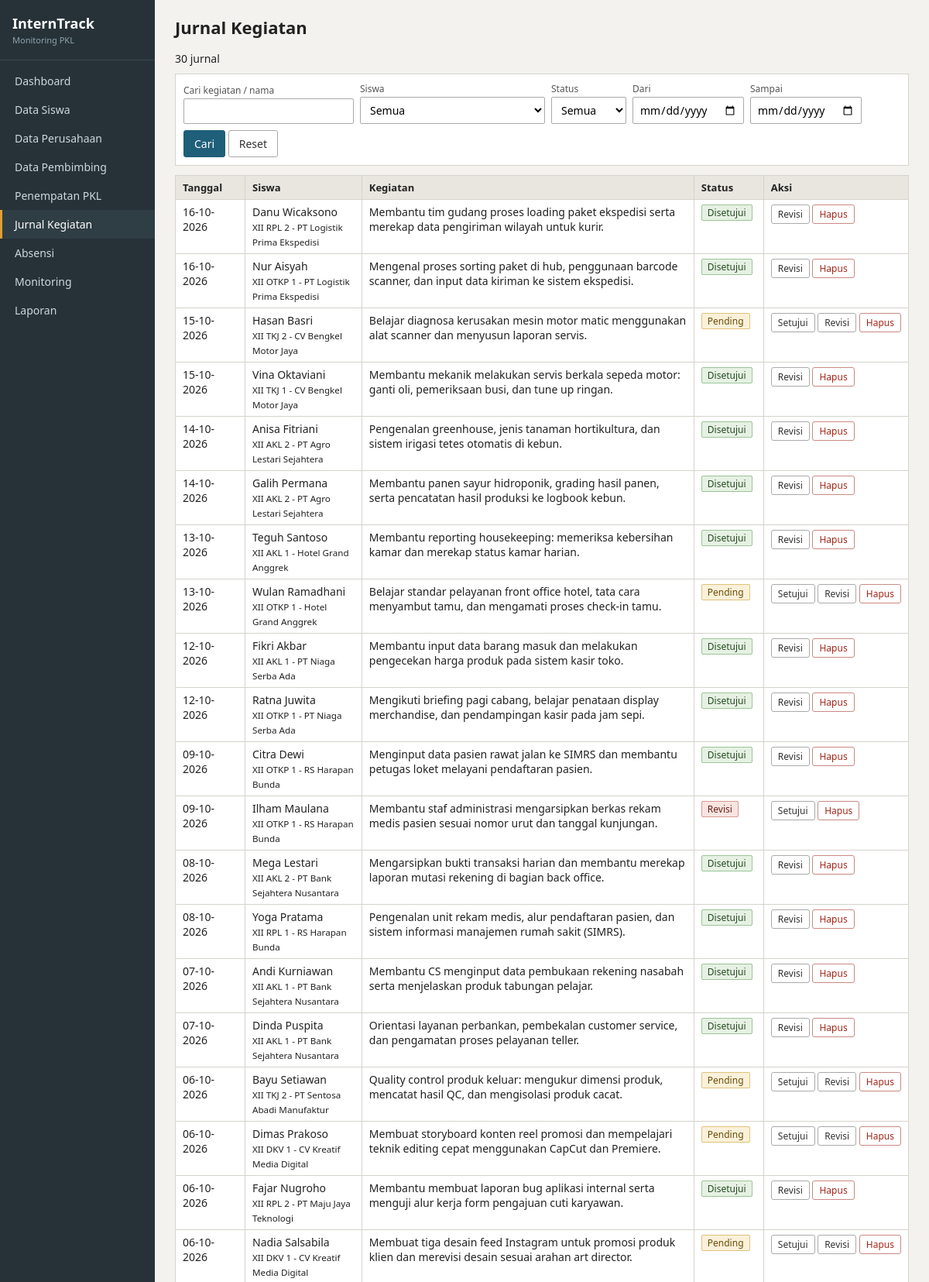
/admin/jurnal.php (signed in, upper part), run on the app's committed database.
### tables this page shows
CREATE TABLE jurnal (
    id_jurnal INT AUTO_INCREMENT,
    id_siswa INT NOT NULL,
    tanggal DATE NOT NULL,
    kegiatan TEXT NOT NULL,
    status_validasi VARCHAR(20) DEFAULT 'Pending',
    PRIMARY KEY (id_jurnal),
    FOREIGN KEY (id_siswa) REFERENCES siswa(id_siswa) ON DELETE CASCADE ON UPDATE CASCADE
);

CREATE TABLE siswa (
    id_siswa INT AUTO_INCREMENT,
    nisn VARCHAR(10) NOT NULL UNIQUE,
    nama_siswa VARCHAR(100) NOT NULL,
    kelas VARCHAR(20),
    id_user INT UNIQUE,
    id_perusahaan INT,
    id_pembimbing INT,
    PRIMARY KEY (id_siswa),
    FOREIGN KEY (id_user) REFERENCES users(id_user) ON DELETE SET NULL ON UPDATE CASCADE,
    FOREIGN KEY (id_perusahaan) REFERENCES perusahaan(id_perusahaan) ON DELETE SET NULL ON UPDATE CASCADE,
    FOREIGN KEY (id_pembimbing) REFERENCES pembimbing(id_pembimbing) ON DELETE SET NULL ON UPDATE CASCADE
);

CREATE TABLE perusahaan (
    id_perusahaan INT AUTO_INCREMENT,
    nama_perusahaan VARCHAR(100) NOT NULL,
    alamat TEXT,
    id_user INT UNIQUE,
    PRIMARY KEY (id_perusahaan),
    FOREIGN KEY (id_user) REFERENCES users(id_user) ON DELETE SET NULL ON UPDATE CASCADE
);

### admin/jurnal.php (the view, shortened to what this page needs)
<?php
require __DIR__ . '/../config/config.php';
$u = me();
$role = $u['role'];
$isSiswa = $role === 'siswa';
$canValidate = in_array($role, ['admin', 'pembimbing', 'perusahaan']);
    ?>
    <?php
$qs = get('q'); $fsw = get('id_siswa'); $fst = get('status'); $dari = get('dari'); $sampai = get('sampai');
$p = []; $sc = scope($p);
$where = [$sc]; $par = $p;
$rows = all("SELECT j.*, s.nama_siswa, s.kelas, pr.nama_perusahaan
             FROM jurnal j JOIN siswa s ON s.id_siswa = j.id_siswa
             LEFT JOIN perusahaan pr ON pr.id_perusahaan = s.id_perusahaan
             WHERE " . implode(' AND ', $where) . " ORDER BY j.tanggal DESC, s.nama_siswa", $par);
page_start($isSiswa ? 'Jurnal Saya' : 'Jurnal Kegiatan', 'jurnal.php');
?>
<div class="top">
    <span><?= count($rows) ?> jurnal</span>
</div>
<form method="get" class="filter">
    <div><label>Cari kegiatan<?= $isSiswa ? '' : ' / nama' ?></label><input type="text" name="q" value="<?= e($qs) ?>"></div>
    <?php if (!$isSiswa): ?>
    <div><label>Siswa</label><select name="id_siswa"><option value="">Semua</option><?= siswa_options($fsw) ?></select></div>
    <?php endif; ?>
    <div><label>Status</label><select name="status"><option value="">Semua</option>
    </select></div>
    <div><label>Dari</label><input type="date" name="dari" value="<?= e($dari) ?>"></div>
    <div><label>Sampai</label><input type="date" name="sampai" value="<?= e($sampai) ?>"></div>
    <div><button class="btn">Cari</button> <a class="btn btn-gray" href="jurnal.php">Reset</a></div>
</form>
<div class="tablewrap">
<table>
    <tr><th width="90">Tanggal</th><?php if (!$isSiswa): ?><th>Siswa</th><?php endif; ?><th>Kegiatan</th><th width="90">Status</th><th width="170">Aksi</th></tr>
    <?php foreach ($rows as $r): ?>
        <tr>
            <td><?= tgl($r['tanggal']) ?></td>
            <?php if (!$isSiswa): ?><td><?= e($r['nama_siswa']) ?><br><small><?= e($r['kelas']) ?> - <?= e($r['nama_perusahaan'] ?: '-') ?></small></td><?php endif; ?>
            <td><?= nl2br(e($r['kegiatan'])) ?></td>
            <td><?= badge($r['status_validasi']) ?></td>
            <td class="act">
                <?php if ($canValidate): ?>
                    <?php foreach (['Disetujui' => 'Setujui', 'Revisi' => 'Revisi'] as $st => $lbl): if ($r['status_validasi'] === $st) continue; ?>
                    <form method="post" class="inline">
                        <button class="btn btn-sm btn-gray"><?= $lbl ?></button>
                    </form>
                    <?php endforeach; ?>
                <?php endif; ?>
                <?php if ($isSiswa && $r['status_validasi'] !== 'Disetujui'): ?>
                    <a class="btn btn-sm btn-gray" href="jurnal.php?act=edit&id=<?= $r['id_jurnal'] ?>">Edit</a>
                    <?= delete_form('jurnal.php', $r['id_jurnal'], 'Hapus', 'Hapus jurnal tanggal ' . tgl($r['tanggal']) . '?') ?>
                <?php elseif ($role === 'admin'): ?>
                    <?= delete_form('jurnal.php', $r['id_jurnal'], 'Hapus', 'Hapus jurnal ini?') ?>
                <?php endif; ?>
            </td>
        </tr>
    <?php endforeach; ?>
</table>
</div>
<?php page_end(); ?>

### config/config.php (shortened to what this page needs)
<?php
$DB_HOST = 'localhost';
$DB_NAME = 'interntrack';
$DB_USER = 'root';
$DB_PASS = '';
try {
    $db = new PDO("mysql:host=$DB_HOST;dbname=$DB_NAME;charset=utf8mb4", $DB_USER, $DB_PASS, [
        PDO::ATTR_ERRMODE => PDO::ERRMODE_EXCEPTION,
        PDO::ATTR_DEFAULT_FETCH_MODE => PDO::FETCH_ASSOC,
    ]);
} catch (PDOException $ex) {
    die('Koneksi database gagal. Pastikan database "' . htmlspecialchars($DB_NAME) . '" sudah dibuat dan SQL sudah di-import. <br>' . htmlspecialchars($ex->getMessage()));
}
function q($sql, $params = []) { global $db; $st = $db->prepare($sql); $st->execute($params); return $st; }
function all($sql, $params = []) { return q($sql, $params)->fetchAll(); }
function e($s) { return htmlspecialchars((string)$s, ENT_QUOTES, 'UTF-8'); }
function tgl($d) { return $d ? date('d-m-Y', strtotime($d)) : '-'; }
function get($k) { return trim($_GET[$k] ?? ''); }
function badge($t) {
    $ok = ['Disetujui', 'Hadir', 'Aktif', 'Sangat Baik', 'Baik'];
    $warn = ['Pending', 'Izin', 'Sakit', 'Terlambat', 'Cukup', 'Belum Lengkap'];
    $err = ['Revisi', 'Alpa', 'Kurang'];
    $c = in_array($t, $ok) ? 'b-ok' : (in_array($t, $warn) ? 'b-warn' : (in_array($t, $err) ? 'b-err' : 'b-gray'));
    return '<span class="badge ' . $c . '">' . e($t) . '</span>';
}
function me() { return $_SESSION['user'] ?? null; }
function scope(&$params, $a = 's') {
    $u = me();
    return '1=1';
}
function page_start($title, $active = '') {
    $u = me();
    $all = ['admin', 'pembimbing', 'perusahaan', 'siswa'];
    $a = BASE . ($u['role'] === 'siswa' ? '/siswa/' : '/admin/');
    $menu = [
        [$a . 'dashboard.php', 'Dashboard', $all],
        [$a . 'siswa.php', 'Data Siswa', ['admin', 'pembimbing', 'perusahaan']],
        [$a . 'perusahaan.php', 'Data Perusahaan', ['admin']],
        [$a . 'pembimbing.php', 'Data Pembimbing', ['admin']],
        [$a . 'penempatan.php', 'Penempatan PKL', ['admin']],
        [$a . 'jurnal.php', 'Jurnal Kegiatan', $all],
        [$a . 'absensi.php', 'Absensi', $all],
        [$a . 'monitoring.php', 'Monitoring', $all],
        [BASE . '/laporan/laporan.php', 'Laporan', ['admin', 'pembimbing', 'perusahaan']],
    ];
    $roleLabel = ['admin' => 'Admin', 'pembimbing' => 'Guru Pembimbing', 'perusahaan' => 'Perusahaan', 'siswa' => 'Siswa'];
    echo '<!DOCTYPE html><html lang="id"><head><meta charset="utf-8"><meta name="viewport" content="width=device-width, initial-scale=1">';
    echo '<title>' . e($title) . ' - InternTrack</title><link rel="stylesheet" href="' . BASE . '/assets/style.css"></head><body>';
    echo '<div class="side"><div class="brand">InternTrack<small>Monitoring PKL</small></div><ul>';
    foreach ($menu as $m) {
        echo '<li><a href="' . $m[0] . '"' . ($active === basename($m[0]) ? ' class="on"' : '') . '>' . $m[1] . '</a></li>';
    }
    echo '</ul><div class="who"><b>' . e($u['name']) . '</b><br>' . $roleLabel[$u['role']] . '<br><a href="' . BASE . '/auth/logout.php">Keluar</a></div></div>';
    echo '<div class="main"><h1>' . e($title) . '</h1>';
}
function page_end() {
    echo '</div></body></html>';
}
function delete_form($url, $id, $label = 'Hapus', $pesan = 'Yakin ingin menghapus data ini?') {
    return '<form method="post" action="' . e($url) . '" class="inline" onsubmit="return confirm(\'' . e($pesan) . '\')">'
        . '<input type="hidden" name="do" value="delete"><input type="hidden" name="id" value="' . (int)$id . '">'
        . '<button class="btn btn-sm btn-red">' . e($label) . '</button></form>';
}

### assets/style.css (style rules this page uses)
* { box-sizing: border-box; }
body { margin: 0; font-family: "Segoe UI", Arial, sans-serif; font-size: 14px; color: #222; background: #f3f2ee; }
a { color: #1f5f7a; }
.side { position: fixed; top: 0; left: 0; bottom: 0; width: 200px; background: #263238; color: #cfd8dc; display: flex; flex-direction: column; }
.brand { padding: 18px 16px; font-size: 18px; font-weight: bold; color: #fff; border-bottom: 1px solid #3a4850; }
.brand small { display: block; font-size: 11px; font-weight: normal; color: #90a4ae; margin-top: 2px; }
.side ul { list-style: none; margin: 0; padding: 8px 0; flex: 1; }
.side li a { display: block; padding: 9px 16px; color: #cfd8dc; text-decoration: none; border-left: 3px solid transparent; }
.side li a.on { background: #2f3d44; border-left-color: #e0a030; color: #fff; }
.main { margin-left: 200px; padding: 20px 26px 40px; }
h1 { font-size: 22px; margin: 0 0 16px; }
.btn { display: inline-block; padding: 7px 13px; font: inherit; border: 1px solid #1f5f7a; background: #1f5f7a; color: #fff; text-decoration: none; cursor: pointer; border-radius: 3px; }
.btn-gray { background: #fff; color: #333; border-color: #aaa; }
.btn-red { background: #fff; color: #a32619; border-color: #c98a83; }
.btn-sm { padding: 3px 8px; font-size: 12px; }
form.inline { display: inline; }
table { border-collapse: collapse; width: 100%; background: #fff; }
th, td { border: 1px solid #d5d3cc; padding: 6px 9px; text-align: left; vertical-align: top; }
th { background: #e8e6df; font-size: 13px; }
td.act { white-space: nowrap; }
.tablewrap { overflow-x: auto; }
.filter { background: #fff; border: 1px solid #d5d3cc; padding: 10px; margin-bottom: 12px; display: flex; flex-wrap: wrap; gap: 8px; align-items: end; }
.filter label { display: block; font-size: 12px; color: #555; margin-bottom: 2px; }
.top { display: flex; justify-content: space-between; align-items: center; margin-bottom: 10px; gap: 10px; }
input[type=text], input[type=password], input[type=date], input[type=time], select, textarea { font: inherit; padding: 6px 8px; border: 1px solid #aaa; background: #fff; border-radius: 2px; max-width: 100%; }
.badge { font-size: 12px; padding: 1px 7px; border: 1px solid; border-radius: 2px; white-space: nowrap; }
.b-ok { background: #e6f1e4; border-color: #9cc596; color: #274b22; }
.b-warn { background: #fbf1da; border-color: #e0c27a; color: #6b4d06; }
.b-err { background: #f8e4e1; border-color: #d49a92; color: #6b2018; }

### data on the page
jurnal: tanggal "16-10-2026", id_siswa.nama_siswa "Danu Wicaksono", id_siswa.kelas "XII RPL 2", perusahaan.nama_perusahaan "PT Logistik Prima Ekspedisi", kegiatan "Membantu tim gudang proses loading paket ekspedisi serta merekap data pengiriman wilayah untuk kurir.", status_validasi "Disetujui", lbl "Revisi"
jurnal: tanggal "16-10-2026", id_siswa.nama_siswa "Nur Aisyah", id_siswa.kelas "XII OTKP 1", perusahaan.nama_perusahaan "PT Logistik Prima Ekspedisi", kegiatan "Mengenal proses sorting paket di hub, penggunaan barcode scanner, dan input data kiriman ke sistem ekspedisi.", status_validasi "Disetujui", lbl "Revisi"
jurnal: tanggal "15-10-2026", id_siswa.nama_siswa "Hasan Basri", id_siswa.kelas "XII TKJ 2", perusahaan.nama_perusahaan "CV Bengkel Motor Jaya", kegiatan "Belajar diagnosa kerusakan mesin motor matic menggunakan alat scanner dan menyusun laporan servis.", status_validasi "Pending", lbl "Setujui", lbl "Revisi"
jurnal: tanggal "15-10-2026", id_siswa.nama_siswa "Vina Oktaviani", id_siswa.kelas "XII TKJ 1", perusahaan.nama_perusahaan "CV Bengkel Motor Jaya", kegiatan "Membantu mekanik melakukan servis berkala sepeda motor: ganti oli, pemeriksaan busi, dan tune up ringan.", status_validasi "Disetujui", lbl "Revisi"
jurnal: tanggal "14-10-2026", id_siswa.nama_siswa "Anisa Fitriani", id_siswa.kelas "XII AKL 2", perusahaan.nama_perusahaan "PT Agro Lestari Sejahtera", kegiatan "Pengenalan greenhouse, jenis tanaman hortikultura, dan sistem irigasi tetes otomatis di kebun.", status_validasi "Disetujui", lbl "Revisi"
jurnal: tanggal "14-10-2026", id_siswa.nama_siswa "Galih Permana", id_siswa.kelas "XII AKL 2", perusahaan.nama_perusahaan "PT Agro Lestari Sejahtera", kegiatan "Membantu panen sayur hidroponik, grading hasil panen, serta pencatatan hasil produksi ke logbook kebun.", status_validasi "Disetujui", lbl "Revisi"
jurnal: tanggal "13-10-2026", id_siswa.nama_siswa "Teguh Santoso", id_siswa.kelas "XII AKL 1", perusahaan.nama_perusahaan "Hotel Grand Anggrek", kegiatan "Membantu reporting housekeeping: memeriksa kebersihan kamar dan merekap status kamar harian.", status_validasi "Disetujui", lbl "Revisi"
jurnal: tanggal "13-10-2026", id_siswa.nama_siswa "Wulan Ramadhani", id_siswa.kelas "XII OTKP 1", perusahaan.nama_perusahaan "Hotel Grand Anggrek", kegiatan "Belajar standar pelayanan front office hotel, tata cara menyambut tamu, dan mengamati proses check-in tamu.", status_validasi "Pending", lbl "Setujui", lbl "Revisi"
jurnal: tanggal "12-10-2026", id_siswa.nama_siswa "Fikri Akbar", id_siswa.kelas "XII AKL 1", perusahaan.nama_perusahaan "PT Niaga Serba Ada", kegiatan "Membantu input data barang masuk dan melakukan pengecekan harga produk pada sistem kasir toko.", status_validasi "Disetujui", lbl "Revisi"
jurnal: tanggal "12-10-2026", id_siswa.nama_siswa "Ratna Juwita", id_siswa.kelas "XII OTKP 1", perusahaan.nama_perusahaan "PT Niaga Serba Ada", kegiatan "Mengikuti briefing pagi cabang, belajar penataan display merchandise, dan pendampingan kasir pada jam sepi.", status_validasi "Disetujui", lbl "Revisi"
jurnal: tanggal "09-10-2026", id_siswa.nama_siswa "Citra Dewi", id_siswa.kelas "XII OTKP 1", perusahaan.nama_perusahaan "RS Harapan Bunda", kegiatan "Menginput data pasien rawat jalan ke SIMRS dan membantu petugas loket melayani pendaftaran pasien.", status_validasi "Disetujui", lbl "Revisi"
jurnal: tanggal "09-10-2026", id_siswa.nama_siswa "Ilham Maulana", id_siswa.kelas "XII OTKP 1", perusahaan.nama_perusahaan "RS Harapan Bunda", kegiatan "Membantu staf administrasi mengarsipkan berkas rekam medis pasien sesuai nomor urut dan tanggal kunjungan.", status_validasi "Revisi", lbl "Setujui"
jurnal: tanggal "08-10-2026", id_siswa.nama_siswa "Mega Lestari", id_siswa.kelas "XII AKL 2", perusahaan.nama_perusahaan "PT Bank Sejahtera Nusantara", kegiatan "Mengarsipkan bukti transaksi harian dan membantu merekap laporan mutasi rekening di bagian back office.", status_validasi "Disetujui", lbl "Revisi"
jurnal: tanggal "08-10-2026", id_siswa.nama_siswa "Yoga Pratama", id_siswa.kelas "XII RPL 1", perusahaan.nama_perusahaan "RS Harapan Bunda", kegiatan "Pengenalan unit rekam medis, alur pendaftaran pasien, dan sistem informasi manajemen rumah sakit (SIMRS).", status_validasi "Disetujui", lbl "Revisi"
jurnal: tanggal "07-10-2026", id_siswa.nama_siswa "Andi Kurniawan", id_siswa.kelas "XII AKL 1", perusahaan.nama_perusahaan "PT Bank Sejahtera Nusantara", kegiatan "Membantu CS menginput data pembukaan rekening nasabah serta menjelaskan produk tabungan pelajar.", status_validasi "Disetujui", lbl "Revisi"
jurnal: tanggal "07-10-2026", id_siswa.nama_siswa "Dinda Puspita", id_siswa.kelas "XII AKL 1", perusahaan.nama_perusahaan "PT Bank Sejahtera Nusantara", kegiatan "Orientasi layanan perbankan, pembekalan customer service, dan pengamatan proses pelayanan teller.", status_validasi "Disetujui", lbl "Revisi"
jurnal: tanggal "06-10-2026", id_siswa.nama_siswa "Bayu Setiawan", id_siswa.kelas "XII TKJ 2", perusahaan.nama_perusahaan "PT Sentosa Abadi Manufaktur", kegiatan "Quality control produk keluar: mengukur dimensi produk, mencatat hasil QC, dan mengisolasi produk cacat.", status_validasi "Pending", lbl "Setujui", lbl "Revisi"
jurnal: tanggal "06-10-2026", id_siswa.nama_siswa "Dimas Prakoso", id_siswa.kelas "XII DKV 1", perusahaan.nama_perusahaan "CV Kreatif Media Digital", kegiatan "Membuat storyboard konten reel promosi dan mempelajari teknik editing cepat menggunakan CapCut dan Premiere.", status_validasi "Pending", lbl "Setujui", lbl "Revisi"
jurnal: tanggal "06-10-2026", id_siswa.nama_siswa "Fajar Nugroho", id_siswa.kelas "XII RPL 2", perusahaan.nama_perusahaan "PT Maju Jaya Teknologi", kegiatan "Membantu membuat laporan bug aplikasi internal serta menguji alur kerja form pengajuan cuti karyawan.", status_validasi "Disetujui", lbl "Revisi"
jurnal: tanggal "06-10-2026", id_siswa.nama_siswa "Nadia Salsabila", id_siswa.kelas "XII DKV 1", perusahaan.nama_perusahaan "CV Kreatif Media Digital", kegiatan "Membuat tiga desain feed Instagram untuk promosi produk klien dan merevisi desain sesuai arahan art director.", status_validasi "Pending", lbl "Setujui", lbl "Revisi"

### other printed values
$m[1] "Dashboard"
$m[1] "Data Siswa"
$m[1] "Data Perusahaan"
$m[1] "Data Pembimbing"
$m[1] "Penempatan PKL"
$m[1] "Jurnal Kegiatan"
$m[1] "Absensi"
$m[1] "Monitoring"
$m[1] "Laporan"
$title "Jurnal Kegiatan"
count($rows) "30"
